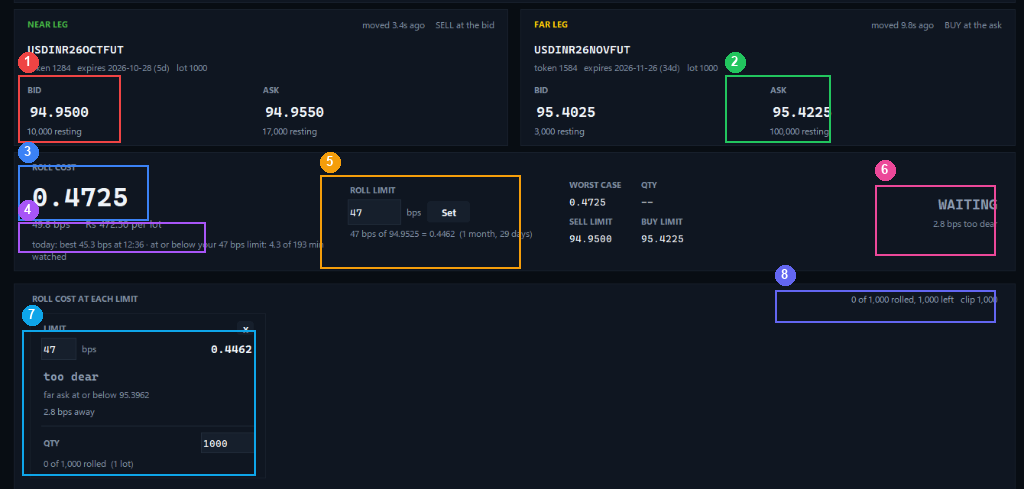
#> input picture assets/assets_annotated_gui.png, 1024 x 489 px, given in place of media_1792747436311.png, which was not available
$ python generate_guide_pdf.py
#> lines starting #> are read from the running program, lines starting #| are printed output that depends on the picture; pictures that were not available may be replaced by others from this repository, and a replacement may not be noted
"""Generates a visual, screenshot-driven 2-page PDF guide explaining the logic,
calculations, and operational workflow of the USD/INR Rollover System.
Uses actual system screenshots with numbered callout pins.
"""

import os
from PIL import Image, ImageDraw, ImageFont

from reportlab.lib.pagesizes import A4
from reportlab.lib import colors
from reportlab.platypus import (
    SimpleDocTemplate, Paragraph, Spacer, Table, TableStyle, PageBreak, HRFlowable,
    Image as RLImage
)
from reportlab.lib.styles import getSampleStyleSheet, ParagraphStyle
from reportlab.pdfgen import canvas


def create_annotated_screenshots(raw_screenshot_path: str, out_dir: str):
    """Generates the annotated full screenshot and zoomed snippet images."""
#> called with out_dir = 'assets'
    im = Image.open(raw_screenshot_path).convert('RGBA')

    # 1. Full annotated image
    annotated = im.copy()
    draw = ImageDraw.Draw(annotated)
    font_badge = ImageFont.truetype('arialbd.ttf', 13)

    # Numbered pins matching key UI sections: (num, box, badge_pos, col)
    pins = [
        ('1', (18, 75, 120, 142), (18, 52), (239, 68, 68)),    # Near Bid (Red - SELL)
        ('2', (725, 75, 830, 142), (725, 52), (34, 197, 94)),  # Far Ask (Green - BUY)
        ('3', (18, 165, 148, 220), (18, 142), (59, 130, 246)), # Roll Cost (Blue)
        ('4', (18, 222, 205, 252), (18, 200), (168, 85, 247)),# bps & Rs/lot (Purple)
        ('5', (320, 175, 520, 268), (320, 152), (245, 158, 11)),# Roll Limit (Amber)
        ('6', (875, 185, 995, 255), (875, 160), (236, 72, 153)),# WAITING status (Pink)
        ('7', (22, 330, 255, 475), (22, 305), (14, 165, 233)), # Ladder Card (Cyan)
        ('8', (775, 290, 995, 322), (775, 265), (99, 102, 241)) # Sizing & Progress (Indigo)
    ]

    for num, (x0, y0, x1, y1), (bx, by), col in pins:
        draw.rectangle([x0, y0, x1, y1], outline=col, width=2)
        bw, bh = 20, 20
        draw.ellipse([bx, by, bx + bw, by + bh], fill=col)
        draw.text((bx + 6, by + 2), num, fill=(255, 255, 255), font=font_badge)

    annotated_path = os.path.join(out_dir, "assets_annotated_gui.png")
    annotated.convert('RGB').save(annotated_path)

    # 2. Cropped snippets for page 2
    crop_quotes = im.crop((10, 10, 1014, 148)).convert('RGB')
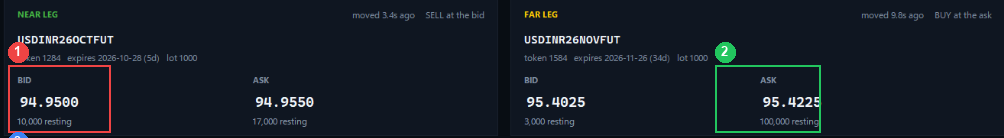
#> crop_quotes: PIL image 1004x138 RGB; mean R, G, B 21, 28, 37.8
    crop_quotes_path = os.path.join(out_dir, "assets_crop_quotes.png")
    crop_quotes.save(crop_quotes_path)

    crop_decision = im.crop((10, 150, 1014, 278)).convert('RGB')
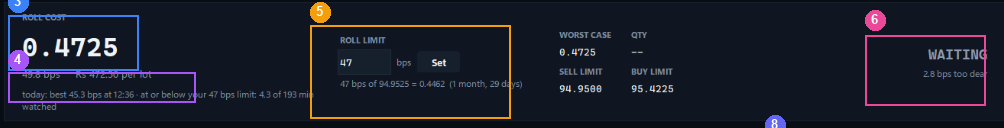
#> crop_decision: PIL image 1004x128 RGB; mean R, G, B 25, 29.1, 41
    crop_decision_path = os.path.join(out_dir, "assets_crop_decision.png")
    crop_decision.save(crop_decision_path)

    crop_ladder = im.crop((10, 280, 1014, 485)).convert('RGB')
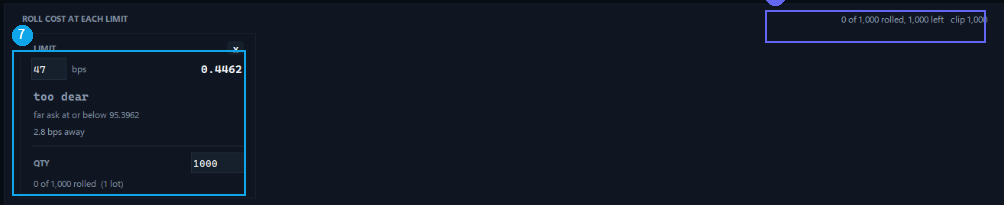
#> crop_ladder: PIL image 1004x205 RGB; mean R, G, B 16.5, 24.8, 36.9
    crop_ladder_path = os.path.join(out_dir, "assets_crop_ladder.png")
    crop_ladder.save(crop_ladder_path)

    return annotated_path, crop_quotes_path, crop_decision_path, crop_ladder_path


class NumberedCanvas(canvas.Canvas):
    """Adds running headers and footers with page numbers (Page X of Y)."""

    def __init__(self, *args, **kwargs):
        super().__init__(*args, **kwargs)
        self._saved_page_states = []

    def showPage(self):
        self._saved_page_states.append(dict(self.__dict__))
        self._startPage()

    def save(self):
        num_pages = len(self._saved_page_states)
        for state in self._saved_page_states:
            self.__dict__.update(state)
            self.draw_page_decorations(num_pages)
            super().showPage()
        super().save()

    def draw_page_decorations(self, total_pages):
        self.saveState()
        self.setFont("Helvetica-Bold", 8)
        self.setFillColor(colors.HexColor("#475569"))

        # Header on Page 2
        if self._pageNumber > 1:
            self.drawString(36, 810, "USD/INR Rollover Watcher & Execution Engine — Visual Screen & Calculation Guide")
            self.setStrokeColor(colors.HexColor("#CBD5E1"))
            self.setLineWidth(0.5)
            self.line(36, 804, 559, 804)

        # Footer on all pages
        self.setStrokeColor(colors.HexColor("#CBD5E1"))
        self.setLineWidth(0.5)
        self.line(36, 30, 559, 30)
        self.setFont("Helvetica", 7.5)
        self.drawString(36, 20, "CONFIDENTIAL & PROPRIETARY — FOR AUTHORIZED TRADING OPERATORS ONLY")
        page_str = f"Page {self._pageNumber} of {total_pages}"
        self.drawRightString(559, 20, page_str)
        self.restoreState()


def build_pdf(filename: str, img_dir: str):
    doc = SimpleDocTemplate(
        filename,
        pagesize=A4,
        leftMargin=36,
        rightMargin=36,
        topMargin=32,
        bottomMargin=32
    )

    styles = getSampleStyleSheet()

    primary_color = colors.HexColor("#0F172A")    # Slate 900
    brand_blue = colors.HexColor("#1D4ED8")       # Blue 700
    subtext_color = colors.HexColor("#334155")    # Slate 700

    title_style = ParagraphStyle(
        'DocTitle',
        parent=styles['Heading1'],
        fontName='Helvetica-Bold',
        fontSize=16,
        leading=20,
        textColor=primary_color,
        spaceAfter=2
    )

    subtitle_style = ParagraphStyle(
        'DocSub',
        parent=styles['Normal'],
        fontName='Helvetica',
        fontSize=9,
        leading=12,
        textColor=colors.HexColor("#475569"),
        spaceAfter=4
    )

    h1_style = ParagraphStyle(
        'SecHeading',
        parent=styles['Heading2'],
        fontName='Helvetica-Bold',
        fontSize=10,
        leading=13,
        textColor=brand_blue,
        spaceBefore=5,
        spaceAfter=3,
        keepWithNext=True
    )

    body_style = ParagraphStyle(
        'BodyDark',
        parent=styles['Normal'],
        fontName='Helvetica',
        fontSize=7.5,
        leading=10.5,
        textColor=subtext_color,
        spaceAfter=3
    )

    badge_pin_style = ParagraphStyle(
        'BadgePin',
        parent=styles['Normal'],
        fontName='Helvetica-Bold',
        fontSize=8,
        leading=11,
        textColor=colors.white
    )

    card_title_style = ParagraphStyle(
        'CardTitle',
        parent=styles['Normal'],
        fontName='Helvetica-Bold',
        fontSize=8,
        leading=11,
        textColor=primary_color
    )

    card_text_style = ParagraphStyle(
        'CardText',
        parent=styles['Normal'],
        fontName='Helvetica',
        fontSize=7.2,
        leading=10,
        textColor=subtext_color
    )

    formula_style = ParagraphStyle(
        'FormulaText',
        parent=styles['Normal'],
        fontName='Courier-Bold',
        fontSize=7.2,
        leading=10,
        textColor=colors.HexColor("#1E3A8A")
    )

    story = []

    annotated_img_path = os.path.join(img_dir, "assets_annotated_gui.png")
    crop_quotes_path = os.path.join(img_dir, "assets_crop_quotes.png")
    crop_decision_path = os.path.join(img_dir, "assets_crop_decision.png")
    crop_ladder_path = os.path.join(img_dir, "assets_crop_ladder.png")

    # ========================== PAGE 1 ==========================
    # Title Banner
    story.append(Paragraph("USD/INR Rollover Watcher & Execution Engine", title_style))
    story.append(Paragraph("Visual Screen Map & Mathematical Calculation Reference (Step-by-Step)", subtitle_style))
    story.append(HRFlowable(width="100%", thickness=1, color=brand_blue, spaceBefore=0, spaceAfter=4))

    # Big Annotated Screenshot
    # A4 width = 595, margins = 36*2=72 => printable = 523 pt.
    # Image aspect ratio: 1024x489 => height = 523 * (489/1024) = 249.7 pt.
    story.append(RLImage(annotated_img_path, width=523, height=249.7))
    story.append(Spacer(1, 4))

    story.append(Paragraph("1. Live Screen Breakdown (Matching the Numbered Callout Pins Above)", h1_style))

    # Pin Reference Table
    pin_table_data = [
        [
            # Col 1: Pin 1
            [Paragraph("<font color='#EF4444'><b>[ 1 ] Near Leg Bid (94.9500)</b></font>", card_title_style),
             Paragraph("<b>Action: SELL October Futures</b><br/>"
                       "To exit your expiring Oct contract, the order hits the live Bid. You receive <b>94.9500 Rs</b> per USD.<br/>"
                       "<i>Resting depth: 10,000 qty.</i>", card_text_style)],
            # Col 2: Pin 2
            [Paragraph("<font color='#22C55E'><b>[ 2 ] Far Leg Ask (95.4225)</b></font>", card_title_style),
             Paragraph("<b>Action: BUY November Futures</b><br/>"
                       "To enter the forward Nov contract, the order lifts the live Ask. You pay <b>95.4225 Rs</b> per USD.<br/>"
                       "<i>Resting depth: 100,000 qty.</i>", card_text_style)],
        ],
        [
            # Col 1: Pin 3
            [Paragraph("<font color='#3B82F6'><b>[ 3 ] Roll Cost Spread (0.4725 Rs)</b></font>", card_title_style),
             Paragraph("<b>Formula: Far Ask - Near Bid</b><br/>"
                       "<code>95.4225 - 94.9500 = 0.4725 Rs</code><br/>"
                       "The exact difference in rupees per dollar paid to carry the hedge 1 month forward.", formula_style)],
            # Col 2: Pin 4
            [Paragraph("<font color='#A855F7'><b>[ 4 ] Basis Points & Cost / Lot</b></font>", card_title_style),
             Paragraph("<b>Formula: (Spread / Mid) x 10,000</b><br/>"
                       "Mid = (94.9500 + 94.9550)/2 = 94.9525<br/>"
                       "<code>(0.4725 / 94.9525) x 10,000 = 49.8 bps</code><br/>"
                       "<b>Per Lot:</b> 0.4725 x 1,000 = <b>Rs 472.50 per lot</b>", formula_style)],
        ],
        [
            # Col 1: Pin 5
            [Paragraph("<font color='#F59E0B'><b>[ 5 ] Roll Limit Ceiling (47 bps = 0.4462)</b></font>", card_title_style),
             Paragraph("<b>Your Configured Ceiling</b><br/>"
                       "You configured 47 bps for 1-month rolls.<br/>"
                       "<code>(47 / 10,000) x 94.9525 = 0.4462 Rs</code><br/>"
                       "The maximum allowable spread. The bot will reject anything higher.", formula_style)],
            # Col 2: Pin 6
            [Paragraph("<font color='#EC4899'><b>[ 6 ] Live Status: WAITING (2.8 bps too dear)</b></font>", card_title_style),
             Paragraph("<b>Decision Rule: Cost &lt;= Limit</b><br/>"
                       "Market Cost = 49.8 bps | Your Limit = 47.0 bps<br/>"
                       "<code>49.8 - 47.0 = 2.8 bps too dear</code> (too expensive).<br/>"
                       "The system holds safely without executing until market price qualifies.", card_text_style)],
        ],
        [
            # Col 1: Pin 7
            [Paragraph("<font color='#0EA5E9'><b>[ 7 ] Target Trigger Hint (95.3962)</b></font>", card_title_style),
             Paragraph("<b>When will it execute?</b><br/>"
                       "<code>Near Bid + Limit = 94.9500 + 0.4462 = 95.3962</code><br/>"
                       "If Nov Ask falls to &lt;= <b>95.3962</b> (or Oct Bid rises by 2.8 bps), the trade fires automatically.", card_text_style)],
            # Col 2: Pin 8
            [Paragraph("<font color='#6366F1'><b>[ 8 ] Sizing & Progress (1,000 left, clip 1,000)</b></font>", card_title_style),
             Paragraph("<b>Trade Execution Sizing</b><br/>"
                       "• <b>1 Lot</b> = <b>1,000 Quantity</b>.<br/>"
                       "• <b>Each Clip:</b> Sends <b>1,000 qty in one go</b> (SELL 1,000 Oct / BUY 1,000 Nov).<br/>"
                       "• Capped at 1 clip per day for safety.", card_text_style)],
        ]
    ]

    t_pins = Table(pin_table_data, colWidths=[258, 258])
    t_pins.setStyle(TableStyle([
        ('GRID', (0, 0), (-1, -1), 0.5, colors.HexColor("#CBD5E1")),
        ('BACKGROUND', (0, 0), (-1, -1), colors.HexColor("#F8FAFC")),
        ('TOPPADDING', (0, 0), (-1, -1), 3),
        ('BOTTOMPADDING', (0, 0), (-1, -1), 3),
        ('LEFTPADDING', (0, 0), (-1, -1), 5),
        ('RIGHTPADDING', (0, 0), (-1, -1), 5),
        ('VALIGN', (0, 0), (-1, -1), 'TOP'),
    ]))
    story.append(t_pins)

    # ========================== PAGE 2 ==========================
    story.append(PageBreak())

    story.append(Paragraph("2. Deep Dive: Section-by-Section Screen Walkthrough", h1_style))

    # PART A: Quotes snippet
    story.append(Paragraph("<b>A. Market Quotes & The Leg Pricing (Near Exit vs. Far Entry)</b>", card_title_style))
    story.append(RLImage(crop_quotes_path, width=523, height=71.2))
    story.append(Paragraph(
        "• <b>Near Leg (Oct FUT):</b> You are closing a long position, so the system places a SELL limit at the <b>Near Bid (94.9500)</b>.<br/>"
        "• <b>Far Leg (Nov FUT):</b> You are opening the new forward contract, so the system places a BUY limit at the <b>Far Ask (95.4225)</b>.<br/>"
        "• <b>Execution Safeguard:</b> Both limit orders are sent at current touchline prices with <code>allowance_ticks = 0</code> to guarantee zero negative price slippage.",
        body_style
    ))
    story.append(Spacer(1, 3))

    # PART B: Decision snippet
    story.append(Paragraph("<b>B. Roll Cost & Trigger Calculation Panel</b>", card_title_style))
    story.append(RLImage(crop_decision_path, width=523, height=65.5))
    story.append(Paragraph(
        "• <b>Observed Spread:</b> <code>95.4225 - 94.9500 = 0.4725 Rs</code> (= <b>49.8 bps</b> / <b>Rs 472.50 per lot</b>).<br/>"
        "• <b>Roll Limit:</b> Set to <b>47 bps</b> (= <b>0.4462 Rs</b>). The mathematical rule is: <b>Trade ONLY if Spread &lt;= Limit</b>.<br/>"
        "• <b>Waiting Indicator:</b> Because 49.8 bps is <b>2.8 bps higher</b> than 47.0 bps, the system displays <code>WAITING: 2.8 bps too dear</code> and holds safely.<br/>"
        "• <i>Historical Tracker:</i> Shows today's best roll cost was <b>45.3 bps</b> (at 12:36 PM), and the market has been at/below your limit for 4.3 minutes today.",
        body_style
    ))
    story.append(Spacer(1, 3))

    # PART C: Lot Sizing & Safety Box
    story.append(Paragraph("3. Sizing Rules: From 4,000 Lots Total to 1 Lot (1,000 Qty) Per Trade", h1_style))
    sizing_box = [
        [Paragraph("<b>HOW THE BOT SIZES EACH CLIP</b>", card_title_style)],
        [Paragraph(
            "• <b>Total Account Position:</b> <b>4,000 Lots</b> = <b>4,000,000 Quantity</b> (40 Lakh USD) across October futures.<br/>"
            "• <b>Single Trade Size:</b> Configured to <code>lots: 1</code>. When the trade triggers, it executes <b>exactly 1,000 quantity in one go</b>.<br/>"
            "• <b>Why 1,000 Quantity?</b> Choice Broking exchange API strictly requires orders in base units (1 lot = 1,000 units). Sending '1' would be rejected.<br/>"
            "• <b>Automatic Daily Lock:</b> <code>max_clips_per_day: 1</code> guarantees that after this 1 lot rolls, the engine immediately locks and prevents further trades today.",
            body_style
        )]
    ]
    t_sizing = Table(sizing_box, colWidths=[523])
    t_sizing.setStyle(TableStyle([
        ('BACKGROUND', (0, 0), (-1, -1), colors.HexColor("#EFF6FF")),
        ('BOX', (0, 0), (-1, -1), 0.8, colors.HexColor("#93C5FD")),
        ('TOPPADDING', (0, 0), (-1, -1), 3),
        ('BOTTOMPADDING', (0, 0), (-1, -1), 3),
        ('LEFTPADDING', (0, 0), (-1, -1), 6),
        ('RIGHTPADDING', (0, 0), (-1, -1), 6),
    ]))
    story.append(t_sizing)
    story.append(Spacer(1, 4))

    # PART D: 4-Step Operator Quick-Start
    story.append(Paragraph("4. Operator 4-Step Checklist (How to Execute via GUI)", h1_style))
    flow_table_data = [
        [Paragraph("Step", badge_pin_style),
         Paragraph("Action in Application Window (dist/roll_app.exe)", badge_pin_style),
         Paragraph("Expected Screen Confirmation", badge_pin_style)],

        [Paragraph("<b>Step 1</b>", card_title_style),
         Paragraph("<b>Open <code>roll_app.exe</code></b>: Inspect the live Near Bid (94.9500) and Far Ask (95.4225).", card_text_style),
         Paragraph("Live prices and current roll cost (0.4725 / 49.8 bps) tick in real time.", card_text_style)],

        [Paragraph("<b>Step 2</b>", card_title_style),
         Paragraph("<b>Set Target Limit</b>: Enter target bps (e.g. <code>47 bps</code> to wait, or <code>50 bps</code> to trigger immediately) and click <b>Set</b>.", card_text_style),
         Paragraph("The limit card updates immediately with the new rupee threshold (e.g. 0.4462 or 0.4748).", card_text_style)],

        [Paragraph("<b>Step 3</b>", card_title_style),
         Paragraph("<b>Switch from DRY RUN to LIVE</b>: Click the <b>DRY RUN</b> button at top right. A safety dialog pops up. Type <code>LIVE</code> and confirm.", card_text_style),
         Paragraph("Top status bar turns into a bright red <b>LIVE</b> badge. Real exchange orders are now authorised.", card_text_style)],

        [Paragraph("<b>Step 4</b>", card_title_style),
         Paragraph("<b>Click ARM</b>: System enters armed state for up to 120 seconds.", card_text_style),
         Paragraph("When Cost &lt;= Limit, bot sends 1,000 Oct Sell and 1,000 Nov Buy in one go, fills cleanly, and halts.", card_text_style)],
    ]
    t_flow = Table(flow_table_data, colWidths=[45, 235, 243])
    t_flow.setStyle(TableStyle([
        ('BACKGROUND', (0, 0), (-1, 0), colors.HexColor("#1E293B")),
        ('GRID', (0, 0), (-1, -1), 0.5, colors.HexColor("#CBD5E1")),
        ('TOPPADDING', (0, 0), (-1, -1), 2.5),
        ('BOTTOMPADDING', (0, 0), (-1, -1), 2.5),
        ('LEFTPADDING', (0, 0), (-1, -1), 5),
        ('RIGHTPADDING', (0, 0), (-1, -1), 5),
        ('ROWBACKGROUNDS', (0, 1), (-1, -1), [colors.white, colors.HexColor("#F8FAFC")]),
        ('VALIGN', (0, 0), (-1, -1), 'MIDDLE'),
    ]))
    story.append(t_flow)

    doc.build(story, canvasmaker=NumberedCanvas)
    print(f"Generated visual PDF: {filename}")


if __name__ == "__main__":
    out_dir = os.path.dirname(os.path.dirname(os.path.abspath(__file__)))
    assets_dir = os.path.join(out_dir, "assets")
    os.makedirs(assets_dir, exist_ok=True)
    user_uploaded_img = r"C:\Users\kaival.trapasia\.gemini\antigravity-ide\brain\164cd879-dc50-43a6-9ac7-4750ca6fae0e\.user_uploaded\media_1792747436311.png"

    # Create crops & annotated images in assets/
    create_annotated_screenshots(user_uploaded_img, assets_dir)

    target_pdf = os.path.join(out_dir, "USDINR_Rollover_System_Guide.pdf")
    build_pdf(target_pdf, assets_dir)
#> (the call stopped at in build_pdf, `doc = SimpleDocTemplate( filename, pagesize=A4, leftMargin=36, rightMa..`: reportlab is not available in this run)

    # Also build to dist/
    dist_dir = os.path.join(out_dir, "dist")
    if os.path.isdir(dist_dir):
        dist_pdf = os.path.join(dist_dir, "USDINR_Rollover_System_Guide.pdf")
        build_pdf(dist_pdf, assets_dir)
